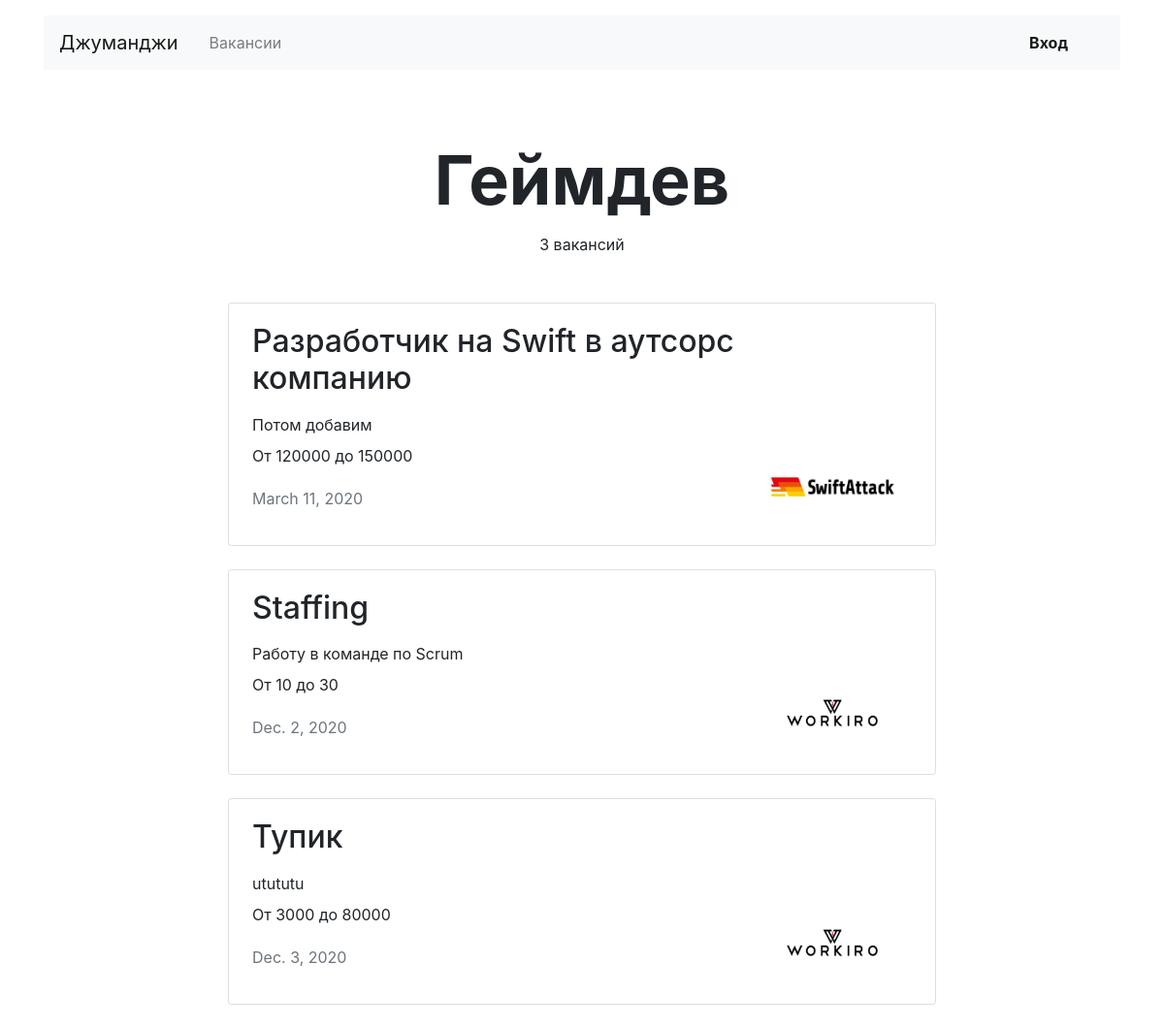
Page /vacancies/cat/67/ on the committed database.
### jumanji/models.py (models this page shows)
class Specialty(models.Model):
    code = models.CharField(max_length=64)
    title = models.CharField(max_length=64)
    picture = models.ImageField(upload_to=MEDIA_SPECIALITY_IMAGE_DIR)

class Vacancy(models.Model):
    title = models.CharField(max_length=64)
    specialty = models.ForeignKey(Specialty, on_delete=models.CASCADE, related_name='vacancies')
    company = models.ForeignKey(Company, on_delete=models.CASCADE, related_name='vacancies')
    salary_min = models.IntegerField()
    salary_max = models.IntegerField()
    published_at = models.DateField(auto_now_add=True)
    skills = models.CharField(max_length=600)
    description = models.CharField(max_length=5000)

class Company(models.Model):
    title = models.CharField(max_length=64)
    location = models.CharField(max_length=64)
    logo = models.ImageField(upload_to=MEDIA_COMPANY_IMAGE_DIR)
    description = models.TextField(max_length=1200)
    employee_count = models.IntegerField()
    owner = models.OneToOneField(get_user_model(), related_name='company', on_delete=models.CASCADE)

### jumanji/views.py (the view)
# urls.py: path('vacancies/cat/<int:cat_id>/', SpecVacancies.as_view(), name='spec_vac'),
class SpecVacancies(View):
    def get(self, request, cat_id):
        speca = Specialty.objects.get(id=cat_id)
        spec_vacan = Vacancy.objects.filter(specialty_id=cat_id)
        vacancies_amount = len(spec_vacan)
        companies = Company.objects.all()
        return render(request, 'jumanji/spec_vacancies.html',
                      context={'spec_vacan': spec_vacan,
                               'speca': speca,
                               'companies': companies,
                               'vacancies_amount': vacancies_amount})

### jumanji/templates/jumanji/spec_vacancies.html (shortened to what this page needs)
{% extends 'jumanji/base.html' %}
{% block container %}
  <main class="container mt-3">
    <section>
      <h1 class="h1 text-center mx-auto mt-4 pt-5" style="font-size: 70px;"><strong>{{ speca.title }}</strong></h1>
      <p class="text-center pt-1">{{ vacancies_amount }} вакансий</p>
      <div class="row mt-5">
        <div class="col-12 col-lg-8 offset-lg-2 m-auto">
            {% for vacan in spec_vacan %}
          <div class="card mb-4">
            <div class="card-body px-4">
              <div class="row">
                <div class="col-12 col-md-8 col-lg-9">
                  <h2 class="h2 pb-2">{{ vacan.title }}</h2>
                  <p class="mb-2">{{ vacan.description }}</p>
                  <p>От {{ vacan.salary_min }} до {{ vacan.salary_max }}</p>
                  <p class="text-muted pt-1">{{ vacan.published_at}}</p>
                </div>
                  {% for company in companies %}
                  {% if company.id == vacan.company_id %}
                <div class="col-12 col-md-4 col-lg-3 d-flex align-items-end">
                  <a href={% url 'choice_vac' vac_id=vacan.id %}><img src="{{ company.logo.url }}" width="130" height="80" alt=""></a>
                </div>
                  {% endif %}
              {% endfor %}
              </div>
            </div>
          </div>
            {% endfor %}
        </div>
      </div>
    </section>
  </main>
{% endblock %}

### rows in the picture
Specialty: title "Геймдев"
Vacancy: title "Разработчик на Swift в аутсорс компанию", description "Потом добавим", salary_min "120000", salary_max "150000", published_at "March 11, 2020"
Company: logo (picture)
Vacancy: title "Staffing", description "Работу в команде по Scrum", salary_min "10", salary_max "30", published_at "Dec. 2, 2020"
Company: logo (picture)
Vacancy: title "Тупик", description "utututu", salary_min "3000", salary_max "80000", published_at "Dec. 3, 2020"

### other values in the picture
{{ vacancies_amount }} "3"
